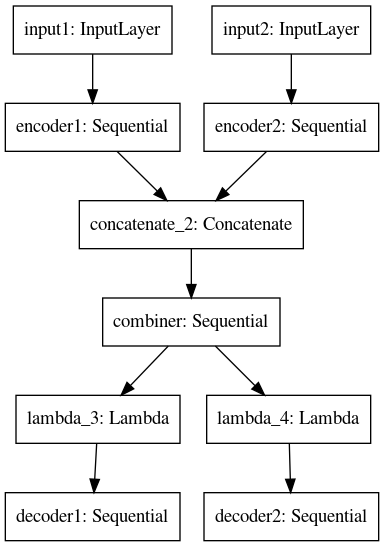

The script that saved this image:
# To add a new cell, type '# %%'
# To add a new markdown cell, type '# %% [markdown]'
# %%
from keras.layers import Input, Dense, GaussianNoise, Lambda, Dropout, concatenate, LSTM, Add, Multiply, Layer
from keras.models import Model, Sequential, load_model
from keras import regularizers
from keras.layers.normalization import BatchNormalization
from keras.optimizers import Adam, SGD
from keras import backend as K
import numpy as np
import keras
from keras.callbacks import TensorBoard, ModelCheckpoint, EarlyStopping, ReduceLROnPlateau, Callback
from keras.utils import plot_model
from datetime import datetime
import matplotlib.pyplot as plt
import tensorflow as tf
import random

# seed_number = 21
# tf.set_random_seed(seed_number)
# random.seed(seed_number)
# np.random.seed(seed_number)


# %%
H = K.constant([[1, 1]])
# print(K.get_value(H))


# %%
SNR1 = 10
SNR2 = 10
SNRs = [SNR1, SNR2]


# %%
k = 2
n_channel = 2
M = 2 ** k
k = int(k)
R = k / n_channel
calc_ebno = lambda SNR: 10 ** (SNR / 10)
ebno = [calc_ebno(SNR) for SNR in SNRs]
ebno1 = calc_ebno(SNR1)
ebno2 = calc_ebno(SNR2)


# %%
def generate_data(M, N=100000, n_receiver=2):
    label = np.random.randint(M, size=N)

    data = np.zeros((N, M))
    for i in range(N):
        data[i, label[i]] = 1
    np.random.shuffle(data)
    return data

def TransmissionLayer(x, t, k):
    signal = H[t, k] * x

    for i in range(t):
        if i == k:
            continue
        interference = H[i, k] * x
        signal = signal + interference

    noise = K.random_normal(K.shape(signal),
                        mean=0,
                        stddev=np.sqrt( 1/ (2 * R * ebno[k])))
    return signal + noise


# %%
# Layer definitions
input_signal1 = Input(shape=(M,), name="input1")
input_signal2 = Input(shape=(M,), name="input2")
encoder1 = Sequential([
    Dense(M, activation="relu"),
    Dense(n_channel, activation="linear")
], name="encoder1")
encoder2 = Sequential([
    Dense(M, activation="relu"),
    Dense(n_channel, activation="linear")
], name="encoder2")

combiner = Sequential([
    Dense(n_channel, activation="relu"),
    Dense(n_channel, activation="linear"),
    BatchNormalization(center=False, scale=False),
    # Lambda(lambda x: np.sqrt(n_channel)*K.l2_normalize(x,axis=1), name="normalization")
    # BatchNormalization(),
    # Lambda(lambda x: x / K.sqrt(K.mean(x**2))) #average power constraint
], name="combiner")

signal_input1 = Lambda(TransmissionLayer, arguments={"t":0, "k":0})
signal_input2 = Lambda(TransmissionLayer, arguments={"t":0, "k":1})

decoder1 = Sequential([
    Dense(M, activation="relu"),
    Dense(M, activation="softmax")
], name="decoder1")
decoder2 = Sequential([
    Dense(M, activation="relu"),
    Dense(M, activation="softmax")
], name="decoder2")


# %%
# Computation graph
x1 = encoder1(input_signal1)
x2 = encoder2(input_signal2)
x = concatenate([x1, x2], axis=1)
x = combiner(x)
x1 = signal_input1(x)
x2 = signal_input2(x)
out1 = decoder1(x1)
out2 = decoder2(x2)


# %%
model = Model(inputs=[input_signal1, input_signal2], outputs=[out1, out2])
model.summary()
alpha = K.variable(.5)

model.compile(optimizer="adam", loss=["categorical_crossentropy", "categorical_crossentropy"],
              loss_weights=[alpha, (1 - alpha)], metrics=["accuracy"])


# %%
plot_model(model, "hebe.png")


# %%
logdir = "logs/scalars/" + datetime.now().strftime("%Y%m%d-%H%M%S")
tensorboard_callback = TensorBoard(log_dir=logdir)
early_stop = EarlyStopping(patience=100, restore_best_weights=True, monitor="loss")
# ckpt_callback = ModelCheckpoint(filepath="checkpoints/weights.{epoch:02d}-{val_loss:.2f}.hdf5", monitor="val_loss")
ckpt_callback = ModelCheckpoint(filepath="checkpoints/weights.hdf5", monitor="val_loss")


# %%
class AlphaCallback(Callback):
    def __init__(self, alpha):
        super().__init__()
        self.alpha = alpha

    def on_batch_end(self, batch, logs=None):
        loss1, loss2 = logs["decoder1_loss"], logs["decoder2_loss"]
        K.set_value(self.alpha, loss1 / (loss1 + loss2))
        # self.alpha = loss1 / (loss1 + loss2)


# %%
train_data_1 = generate_data(M, N=40000)
train_data_2 = generate_data(M, N=40000)


# %%
model.fit(x=[train_data_1, train_data_2], y=[train_data_1, train_data_2], validation_split=.5, batch_size=1024,
          epochs=2000, callbacks=[
        tensorboard_callback,
        early_stop,
        # ckpt_callback,
        ReduceLROnPlateau(monitor="loss", factor=.1, patience=20),
        # SGDRScheduler(min_lr=1e-5, max_lr=1e-1, steps_per_epoch=np.ceil(train_data_1.shape[0]/1024)),
        AlphaCallback(alpha)
    ])


# %%
scatter_plot = []
for i in range(M):
    temp = np.zeros(M)
    temp[i] = 1
    out1 = encoder1.predict(np.expand_dims(temp, axis=0))
    for j in range(M):
        temp2 = np.zeros(M)
        temp2[j] = 1
        out2 = encoder2.predict(np.expand_dims(temp2, axis=0))
        out = np.concatenate([out1.squeeze(0), out2.squeeze(0)])
        out = combiner.predict(np.expand_dims(out, axis=0))
        scatter_plot.append(out.squeeze(0))

scatter_plot = np.array(scatter_plot)

scatter_plot = scatter_plot.reshape(-1, 2, 1)

import matplotlib.pyplot as plt

plt.scatter(scatter_plot[:, 0], scatter_plot[:, 1])
# # plt.axis((-1,1,-1,1))
plt.grid()
plt.savefig('Precoder_{}_{}_Constellation.png'.format(n_channel, k))
plt.show()


# %%
# %%
SNR_range = np.arange(0, 21, 1)
ebno_range1 = calc_ebno(SNR_range)
ebno_range2 = calc_ebno(SNR_range - 6)
ber1, ber2 = [], []
test_data_1 = generate_data(M=M)
test_data_2 = generate_data(M=M)
for i in range(len(SNR_range)):
    ebno1 = ebno_range1[i]
    ebno2 = ebno_range2[i]
    out1 = encoder1.predict(test_data_1)
    out2 = encoder2.predict(test_data_2)
    concatenated = np.concatenate([out1, out2], axis=1)
    out = combiner.predict(concatenated)
    noise1 = np.sqrt(1 / (2 * R * ebno1)) * np.random.randn(*out.shape)
    noise2 = np.sqrt(1 / (2 * R * ebno2)) * np.random.randn(*out.shape)
    out1 = decoder1.predict(out + noise1)
    out2 = decoder2.predict(out + noise2)

    pred1 = np.argmax(out1, axis=1)
    pred2 = np.argmax(out2, axis=1)

    errors1 = np.asarray((pred1 != np.argmax(test_data_1, axis=1))).astype(int).mean()
    errors2 = np.asarray((pred2 != np.argmax(test_data_2, axis=1))).astype(int).mean()

    ber1.append(errors1)
    ber2.append(errors2)

print(ber1)
print(ber2)

plt.scatter(SNR_range, ber1)
plt.scatter(SNR_range, ber2)
plt.yscale("log")
plt.xlim((0, 20))
plt.savefig('Precoder_{}_{}_BER.png'.format(n_channel, k))
plt.show()


# %%
# plt.scatter(SNR_range, ber1)
# plt.scatter(SNR_range, ber2)
# plt.yscale("log")
# plt.xlim((0, 20))
# plt.grid()
# plt.legend(["Higher", "Lower"])
# plt.savefig('AutoEncoder_{}_{}_Constellation.png'.format(n_channel, k))
# plt.show()


